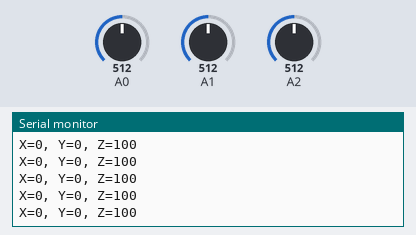
Bench run of a sketch on a simulated Arduino Uno, built with avr-gcc and run on an emulated ATmega328P. Parts: the last lines printed to the serial monitor. Inputs (shaded band) come from the test bench; at power-on: A0 = 512, A1 = 512, A2 = 512.

Above: at 5.2 s.
5.3 s: A0 set to 539
At 6.3 s:
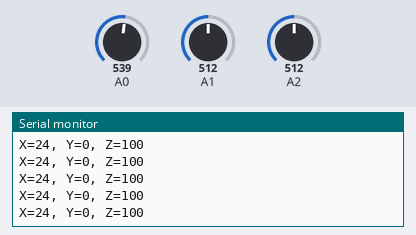
8.3 s: A1 set to 510
At 9.4 s:
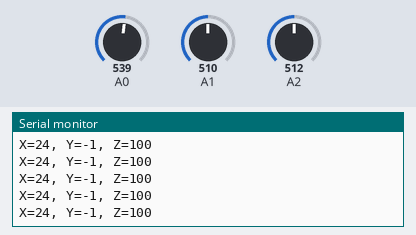
12.8 s: A2 set to 321
At 13.7 s:
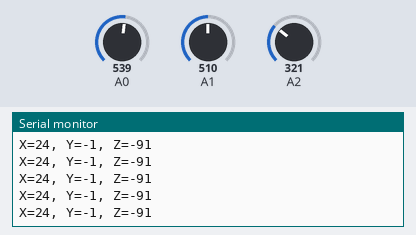
14.3 s: A2 set to 300
At 15.4 s:
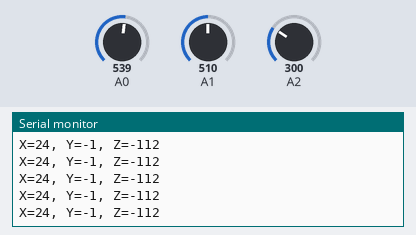
Timing chart, 0 to 17.3 s (numbered marks = the images above; inputs shaded):
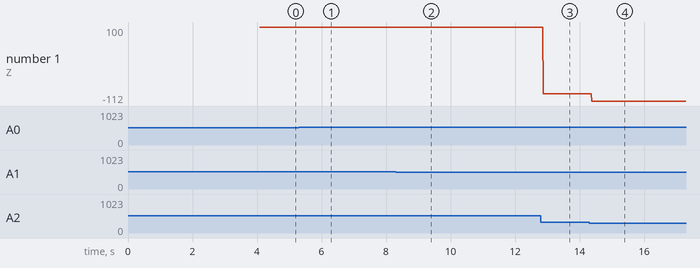

Measured:
- after the input at 5.3 s, the serial monitor: prints a new line after 0.07 s (image 1)
- after the input at 8.3 s, the serial monitor: prints a new line after 0.07 s (image 2)
- after the input at 12.8 s, the serial monitor: prints a new line after 0.07 s (image 3)
- after the input at 14.3 s, the serial monitor: prints a new line after 0.08 s (image 4)
- plotted number 1: 100 → -91 after the input at 12.8 s

The sketch:

testAcc.ino
```cpp
#include "acc.h"
Acc acc =Acc(A0,A1,A2);

void setup() {
Serial.begin(9600);
Serial.println("加速度センサ＿アナログ");
delay(3000);
Serial.println("Calibration_start");
acc.setupAcc();
Serial.println("finish");
Serial.print("calX=");
Serial.print(acc.xcal);
Serial.print(", calY=");
Serial.print(acc.ycal);
Serial.print(", calZ=");
Serial.println(acc.zcal);
}

void loop() {
acc.readAcc();
Serial.print("X=");
Serial.print(acc.X);
Serial.print(", Y=");
Serial.print(acc.Y);
Serial.print(", Z=");
Serial.println(acc.Z);
}
```

acc.cpp
```cpp
#include "acc.h"

Acc::Acc(int accxPin,int accyPin,int acczPin){
  _accxPin=accxPin;
  _accyPin=accyPin;
  _acczPin=acczPin;
  pinMode(_accxPin,INPUT);
  pinMode(_accyPin,INPUT);
  pinMode(_acczPin,INPUT);
}

Acc::~Acc(){
  }

void Acc::setupAcc(){
  xcal1=ycal1=zcal1=0;
  xcal=ycal=zcal=0.0;
  for(int i=0;i<100;i++){
  xcal1=xcal1+analogRead(_accxPin);
  ycal1=ycal1+analogRead(_accyPin);
  zcal1=zcal1+analogRead(_acczPin);
  delay(10);
  }
  xcal=(float)xcal1/100.0;
  ycal=(float)ycal1/100.0;
  zcal=(float)zcal1/100.0 - 100.0 ;
  }

void Acc::readAcc(){
  x1=y1=z1=0;
  for(int i=0;i<25;i++){
  x1=x1+analogRead(_accxPin);
  y1=y1+analogRead(_accyPin);
  z1=z1+analogRead(_acczPin);
  }
  x=(float)x1/25-xcal;
  y=(float)y1/25-ycal;
  z=(float)z1/25-zcal;
  X=100*x/110;
  Y=100*y/111;
  Z=z;
}
```

acc.h
```cpp
#ifndef _ACC_H_
#define _ACC_H_
#include <stdio.h>
#include <string.h>
#include "Arduino.h"

class Acc {
  public:
    // 関数
    Acc(int accxPin, int accyPin, int acczPin);
    ~Acc();
    void setupAcc();
    void readAcc();

    // 変数
    int _accxPin, _accyPin, _acczPin;
    unsigned long x1, y1, z1;
    int x, y, z;
    int X, Y, Z;
    unsigned long xcal1, ycal1, zcal1;
    float xcal, ycal, zcal;
};

#endif
```
